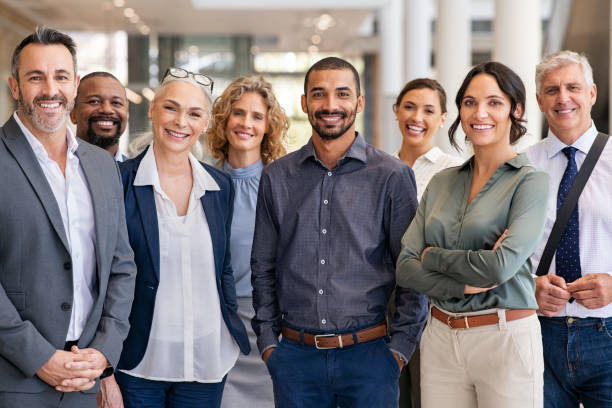
#> input picture Tutorial_2/faces.jpg, 612 x 408 px
$ python 3-5-opencv.py
#> lines starting #> are read from the running program, lines starting #| are printed output that depends on the picture; after the words box and inside, x2 and y2 are one past the last pixel; in counts of white or black regions, pixels touching at a corner belong together
import cv2 as cv

img = cv.imread("faces.jpg")
#> img is the input picture: shape (408, 612, 3); mean B, G, R 123.4, 122.1, 130.5
gray_img = cv.cvtColor(img, cv.COLOR_BGR2GRAY)
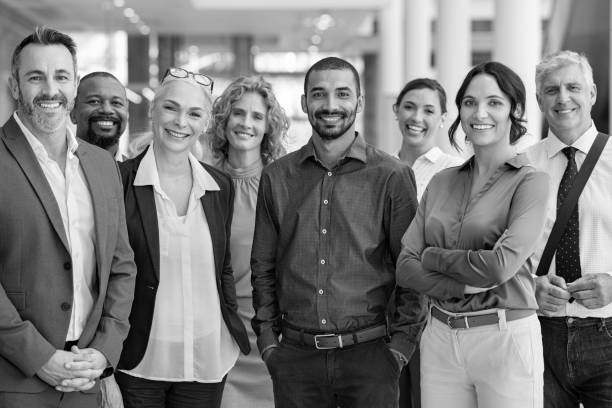
#> gray_img: shape (408, 612); min 0, max 255, mean 124.8
edge_img = cv.Canny(gray_img, 100, 200)
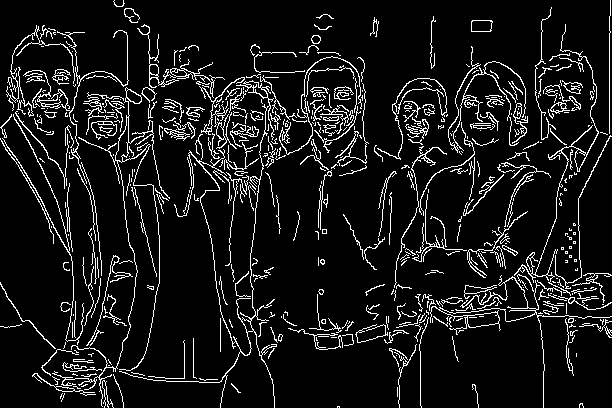
#> edge_img: shape (408, 612); 9.1% white in thin lines or dots

haar_cascade = cv.CascadeClassifier("haarcascade_frontalface_default.xml")
faces_rect = haar_cascade.detectMultiScale(gray_img, 1.1, 9)
#> faces_rect = [[538, 67, 58, 58], [454, 80, 61, 61], [391, 88, 55, 55], [78, 80, 54, 54], [220, 93, 55, 55], [15, 50, 69, 69], [300, 69, 65, 65], [150, 87, 65, 65]]
for x, y, w, h in faces_rect:
    cv.rectangle(img, (x, y), (x + w, y + h), (0, 255, 0), 2)
#> this loop made 8 passes
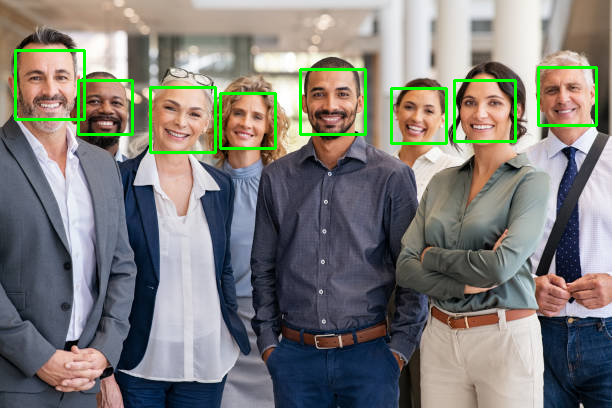
#> img: shape (408, 612, 3); 2.3% of pixels changed, all inside (x1, y1, x2, y2) = (14, 49, 598, 154)


cv.imshow("Img", img)
cv.imshow("Gray Img", gray_img)
cv.imshow("Edge Img", edge_img)

cv.waitKey(0)
cv.destroyAllWindows()
